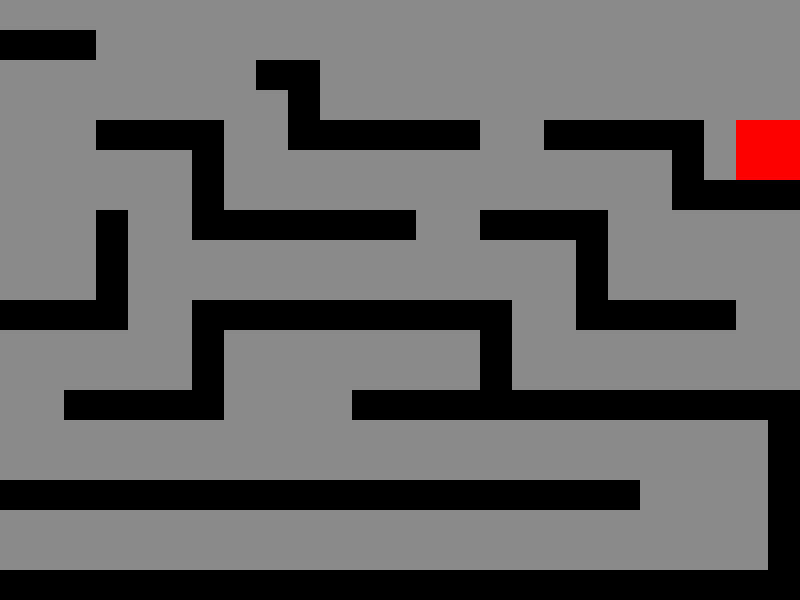

Below is a game level as drawn by its tile map, then a one-line description and the .tmx that defines it (tile-layer data replaced by summaries):
An orthogonal 25x20 tile map with 32x30 px tiles, 2 tile layers (Kachelebene 2, Kachelebene 1).

<map version="1.0" orientation="orthogonal" width="25" height="20" tilewidth="32" tileheight="30">
 <tileset firstgid="1" name="level2" tilewidth="32" tileheight="30">
  <image source="level2.png" width="32" height="210" />
 </tileset>
 <layer name="Kachelebene 2" width="25" height="20">
  <data>[500 cells, 10 non-empty, 4 distinct tile ids]</data>
 </layer>
 <layer name="Kachelebene 1" width="25" height="20">
  <data>[500 cells, 500 non-empty, 3 distinct tile ids]</data>
 </layer>
</map>